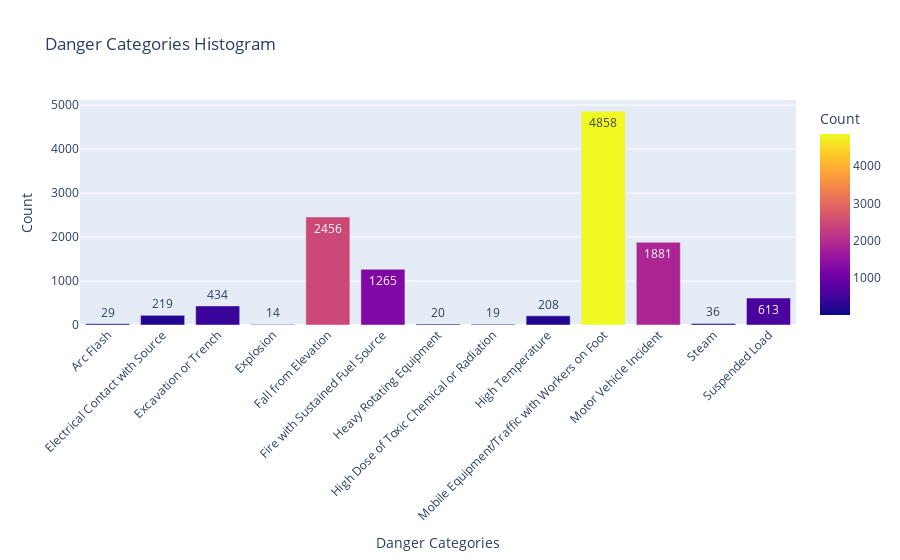

Notebook code cell kept with this figure:
### Code cell
# Step 3: Count occurrences of each danger category
# Select the danger category columns (assuming they start from the 4th column)
danger_columns = Danger.columns[4:]  # Adjust index based on your CSV structure

# Sum the values for each category
category_counts = Danger[danger_columns].sum().reset_index()

# Rename columns for clarity
category_counts.columns = ['Danger Category', 'Count']

# Step 4: Create a histogram using Plotly
fig = px.bar(category_counts, x='Danger Category', y='Count', 
             title='Danger Categories Histogram', 
             color='Count', 
             text='Count')

# Update layout for better aesthetics
fig.update_layout(xaxis_title='Danger Categories', 
                  yaxis_title='Count',
                  xaxis_tickangle=-45)

# Show the plot
fig.show()

### Figure 1 — Plotly figure (JSON) as saved in the notebook; plotly's stock layout.template omitted (floating-point values rounded to 4 significant figures)
{"data": [{"alignmentgroup": "True", "hovertemplate": "Danger Category=%{x}<br>Count=%{marker.color}<extra></extra>", "legendgroup": "", "marker": {"color": [29, 219, 434, 14, 2456, 1265, 20, 19, 208, 4858, 1881, 36, 613], "coloraxis": "coloraxis", "pattern": {"shape": ""}}, "name": "", "offsetgroup": "", "orientation": "v", "showlegend": false, "text": [29, 219, 434, 14, 2456, 1265, 20, 19, 208, 4858, 1881, 36, 613], "textposition": "auto", "type": "bar", "x": ["Arc Flash", "Electrical Contact with Source", "Excavation or Trench", "Explosion", "Fall from Elevation", "Fire with Sustained Fuel Source", "Heavy Rotating Equipment", "High Dose of Toxic Chemical or Radiation", "High Temperature", "Mobile Equipment/Traffic with Workers on Foot", "Motor Vehicle Incident", "Steam", "Suspended Load"], "xaxis": "x", "y": [29, 219, 434, 14, 2456, 1265, 20, 19, 208, 4858, 1881, 36, 613], "yaxis": "y"}], "layout": {"barmode": "relative", "coloraxis": {"colorbar": {"title": {"text": "Count"}}, "colorscale": [[0, "#0d0887"], [0.1111, "#46039f"], [0.2222, "#7201a8"], [0.3333, "#9c179e"], [0.4444, "#bd3786"], [0.5556, "#d8576b"], [0.6667, "#ed7953"], [0.7778, "#fb9f3a"], [0.8889, "#fdca26"], [1, "#f0f921"]]}, "legend": {"tracegroupgap": 0}, "title": {"text": "Danger Categories Histogram"}, "xaxis": {"anchor": "y", "domain": [0, 1], "tickangle": -45, "title": {"text": "Danger Categories"}}, "yaxis": {"anchor": "x", "domain": [0, 1], "title": {"text": "Count"}}}}
